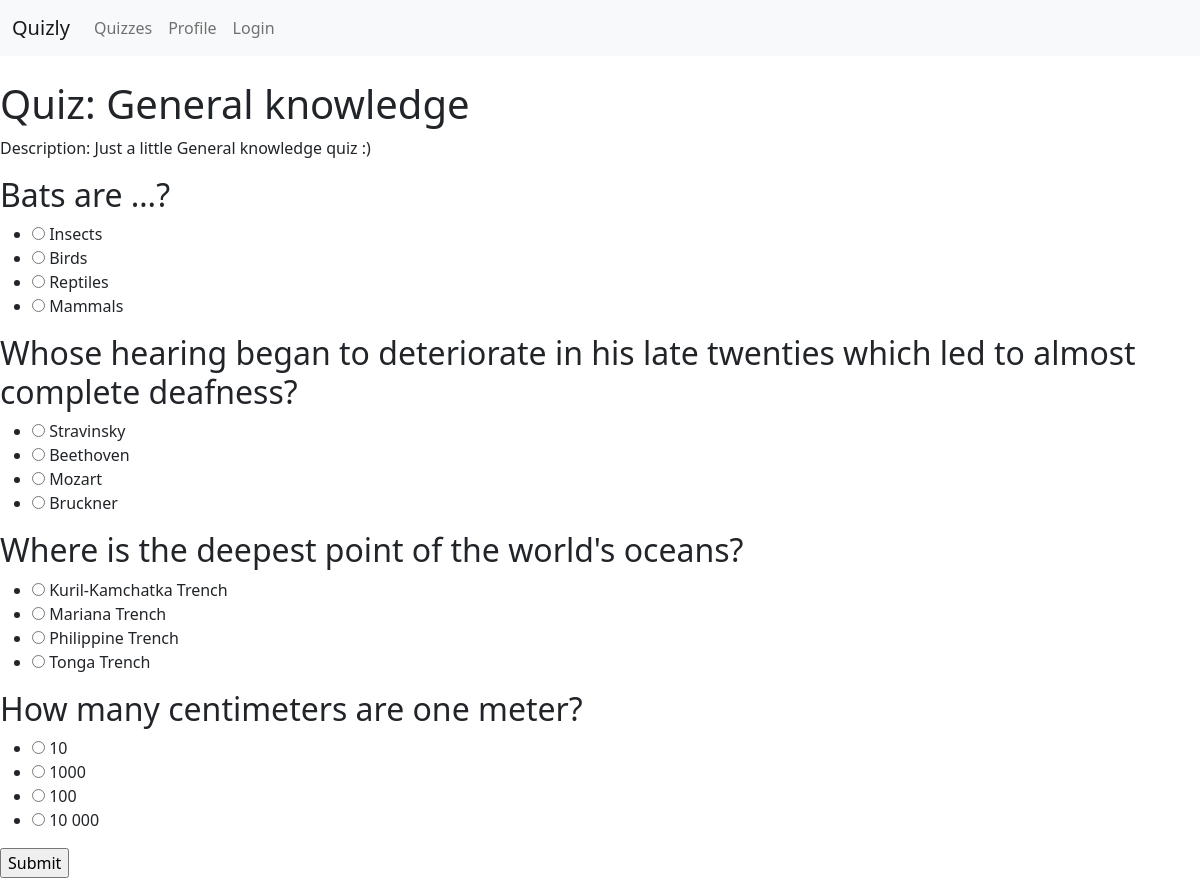
The page /quiz/detail/3 on the database its author committed.
### Quiz/models/quiz.py (models this page shows, shortened)
class Quiz(models.Model):
    title = models.CharField(max_length=255)
    description = models.TextField()
    created_at = models.DateTimeField(auto_now_add=True)
    updated_at = models.DateTimeField(auto_now=True)
    def __str__(self):
        return self.title

class QuizQuestion(models.Model):
    quiz = models.ForeignKey(Quiz, on_delete=models.CASCADE)
    text = models.CharField(max_length=200)

class Choice(models.Model):
    question = models.ForeignKey(QuizQuestion, on_delete=models.CASCADE)
    text = models.CharField(max_length=200)
    is_correct = models.BooleanField(default=False)

### Quiz/views/quiz/detail.py (the view, shortened to what this page needs)
# urls.py: path('quiz/detail/<int:pk>', QuizDetailView.as_view(), name='quiz_detail'),
class QuizDetailView(DetailView):
    template_name = 'quiz_detail.html'
    model = Quiz
    context_object_name = 'quiz'
    def get_context_data(self, **kwargs):
        context = super().get_context_data(**kwargs)
        questions = QuizQuestion.objects.filter(quiz=self.object)
        context['questions'] = questions
        context['object'] = self.object
        return context
    def get_object(self, queryset=None):
        obj = super().get_object(queryset)
        print(obj)
        return obj

### templates/quiz_detail.html (shortened to what this page needs)
{% extends "base.html" %}
{% block content %}
    <h1>Quiz: {{ quiz.title }}</h1>
    <p>Description: {{ quiz.description }}</p>
    <form method="post" action="{% url 'quiz_detail' quiz.id %}">
        {% for question in questions %}
            <h2>{{ question.text }}</h2>
            <ul>
            {% for choice in question.choice_set.all %}
                <li>
                    <input type="radio" id="choice{{ choice.id }}" name="question{{ question.id }}" value="{{ choice.id }}">
                    <label for="choice{{ choice.id }}">{{ choice.text }}</label>
                </li>
            {% endfor %}
            </ul>
        {% endfor %}
        <input type="submit" value="Submit">
    </form>
{% endblock %}

### templates/base.html (shortened to what this page needs)
{% load static %}
<!DOCTYPE html>
<html lang="en">
<head>
     <link rel="stylesheet" href={% static 'bootstrap.min.css' %}>
    <link rel="stylesheet" href="{% static 'bootstrap.bundle.min.js' %}">
</head>
<body>
    <nav class="navbar navbar-expand-lg navbar-light bg-light">
        <div class="container-fluid">
            <a class="navbar-brand" href="{% url 'home' %}">Quizly</a>
            <div class="collapse navbar-collapse" id="navbarNavDropdown">
                <ul class="navbar-nav">
                    <li class="nav-item">
                        <a class="nav-link" href="{% url 'quiz_list' %}">Quizzes</a>
                    </li>
                    <li class="nav-item">
                        <a class="nav-link" href="{% url 'profile' %}">Profile</a>
                    </li>
                </ul>
                <ul class="navbar-nav ml-auto">
                    {% if user.is_authenticated %}
                        <li class="nav-item">
                            <a class="nav-link" href="{% url 'logout' %}" id="logout-button">Logout</a>
                        </li>
                    {% else %}
                        <li class="nav-item">
                            <a class="nav-link" href="{% url 'login' %}">Login</a>
                        </li>
                    {% endif %}
                </ul>
            </div>
        </div>
    </nav>
{% block content %}{% endblock %}
</body>
</html>

### rows shown on the page
Quiz: title "General knowledge", description "Just a little General knowledge quiz :)"
QuizQuestion: text "Bats are …?"
Choice: text "Insects"
Choice: text "Birds"
Choice: text "Reptiles"
Choice: text "Mammals"
QuizQuestion: text "Whose hearing began to deteriorate in his late twenties which led to almost complete deafness?"
Choice: text "Stravinsky"
Choice: text "Beethoven"
Choice: text "Mozart"
Choice: text "Bruckner"
QuizQuestion: text "Where is the deepest point of the world's oceans?"
Choice: text "Kuril-Kamchatka Trench"
Choice: text "Mariana Trench"
Choice: text "Philippine Trench"
Choice: text "Tonga Trench"
QuizQuestion: text "How many centimeters are one meter?"
Choice: text "10"
Choice: text "1000"
Choice: text "100"
Choice: text "10 000"
